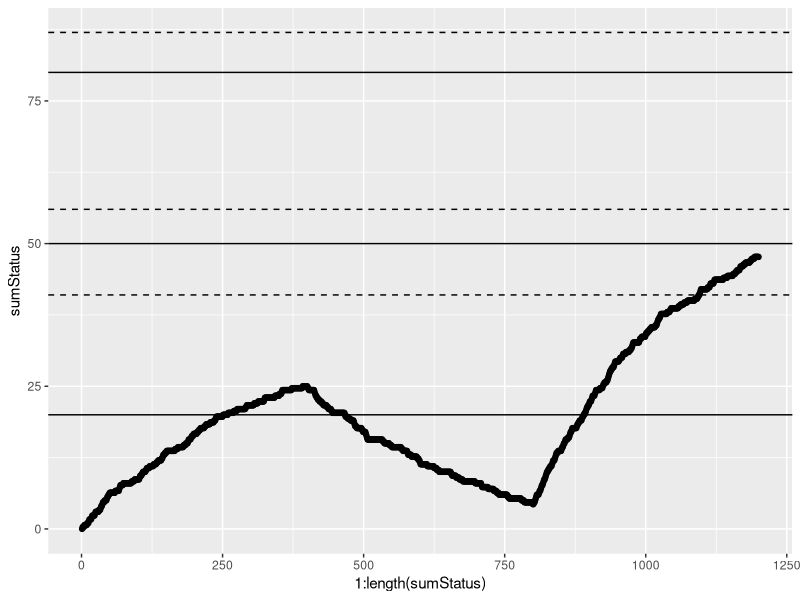
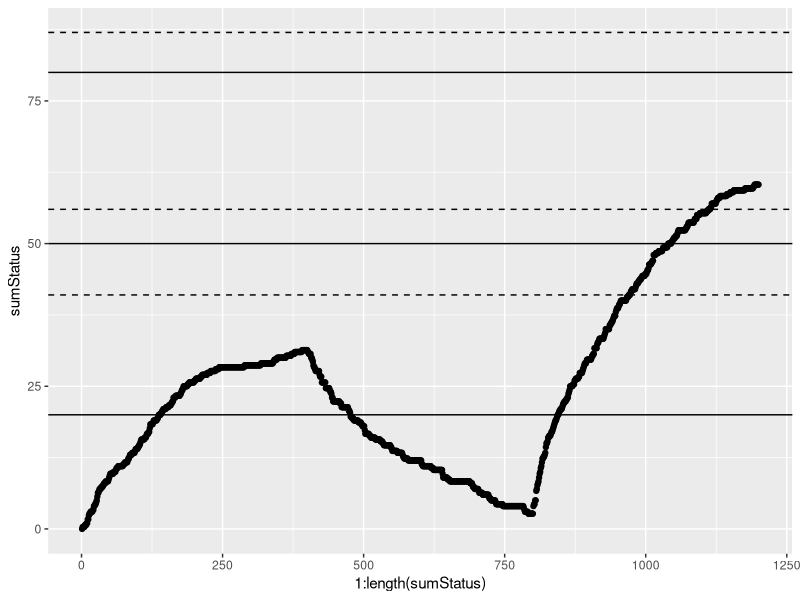

Write R code to recreate these figures, in order.
## ---- chunk 1
library(tidyverse)
library(dplyr)
## ---- chunk 2
nSubFam <- 3
nIndiv <- 100
Threshs <- rep(sample(0:100,nSubFam))
population <- data.frame(SubFam = rep(1:nSubFam,each=nIndiv),
                         Thresh = rep(Threshs,each=nIndiv),
                         Status = rep(0,nSubFam*nIndiv))
head(population)
## ---- chunk 3
nGen <- 1200
nEachGen <- 1
Thresh <- c(50,20,80)
sumStatus <- 1

for(genNum in 1:nGen)
{
  temprows <- sample(1:nrow(population),nEachGen)
  population$Status[temprows] <- 
    ifelse(population$Thresh[temprows]
           <Thresh[ceiling(genNum/(nGen/length(Thresh)))],1,0)
  sumStatus[genNum] <- sum(population$Status)/(nIndiv*nSubFam)*100
}

head(population)
## ---- chunk 4
ggplot(data=data.frame(sumStatus=sumStatus)) +
  geom_point(mapping=aes(x=1:length(sumStatus),y=sumStatus)) + 
  geom_hline(yintercept=Thresh) + 
  geom_hline(yintercept=Threshs,linetype="dashed")
## ---- chunk 5
population$Status <- rep(0,nSubFam*nIndiv)
## ---- chunk 6
nGen <- 1200
Thresh <- c(50,20,80)
sumStatus <- 1

for(genNum in 1:nGen)
{
  temprows <- ifelse(rnorm(nrow(population),0,1)>2.5,1,0)
  
  population$Status <- 
    ifelse(temprows==1 & 
      population$Thresh<Thresh[ceiling(genNum/(nGen/length(Thresh)))],1,population$Status)
  population$Status <- 
    ifelse(temprows==1 & 
      population$Thresh>Thresh[ceiling(genNum/(nGen/length(Thresh)))],0,population$Status)
  
  sumStatus[genNum] <- sum(population$Status)/(nIndiv*nSubFam)*100
}

head(population)
## ---- chunk 7
ggplot(data=data.frame(sumStatus=sumStatus)) +
  geom_point(mapping=aes(x=1:length(sumStatus),y=sumStatus)) + 
  geom_hline(yintercept=Thresh) + 
  geom_hline(yintercept=Threshs,linetype="dashed")
